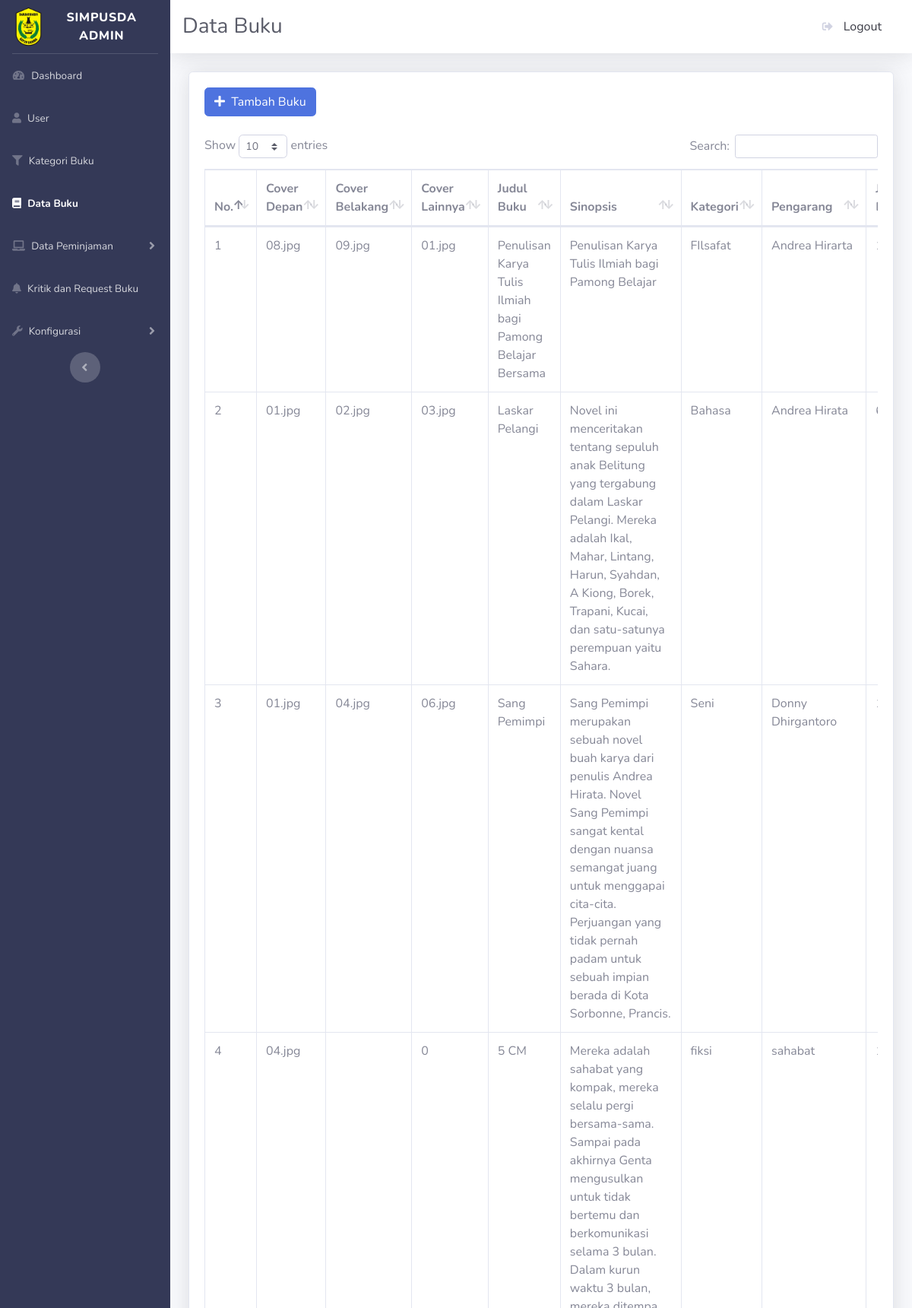
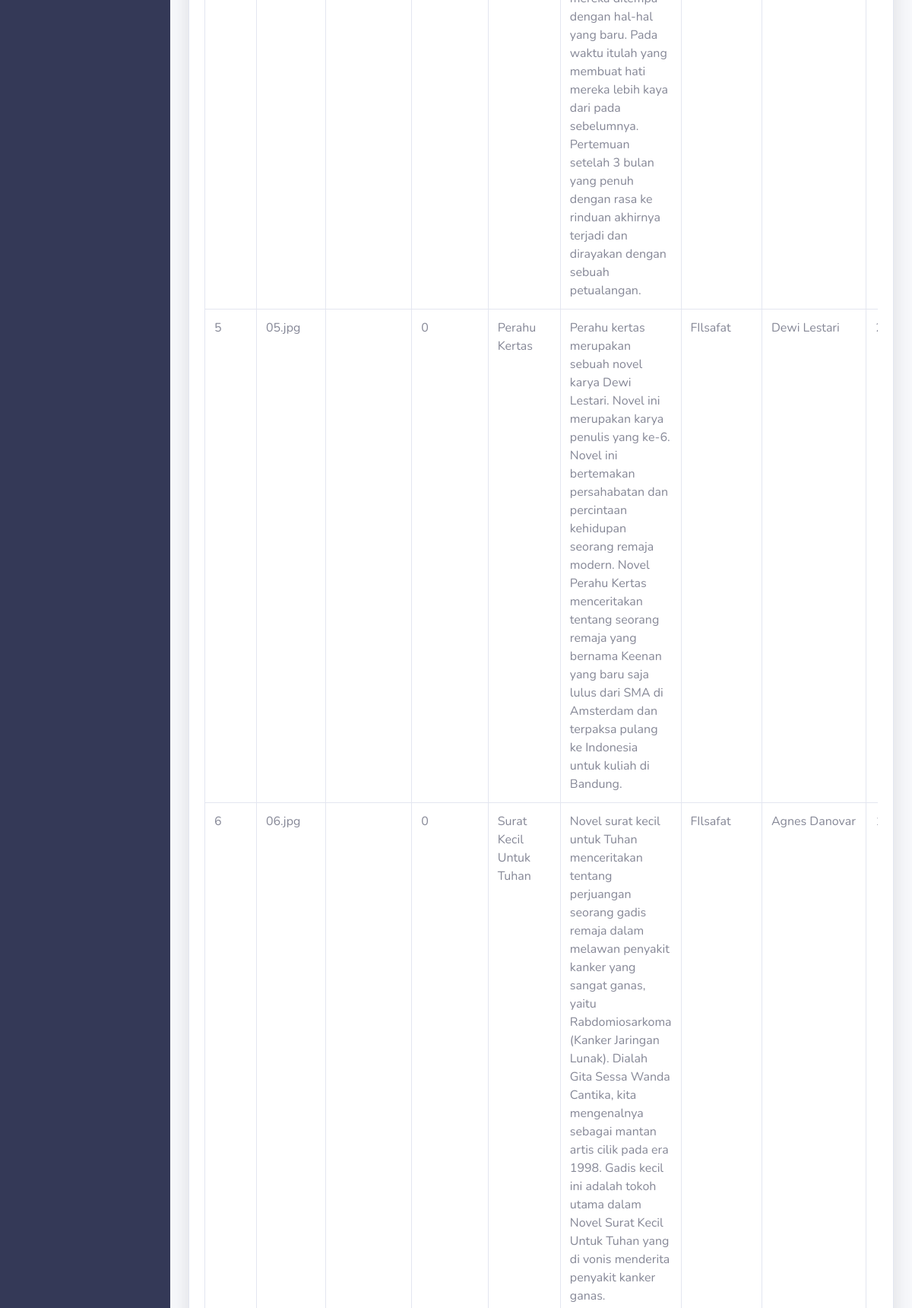
Page /admin/databuku.php (upper part) on the committed database (2 pictures, top to bottom).
### tables this page shows
CREATE TABLE `m_buku` (
  `id` int(10) UNSIGNED NOT NULL,
  `foto` varchar(255) NOT NULL,
  `cover_belakang` varchar(255) NOT NULL,
  `cover_lainnya` varchar(255) NOT NULL,
  `judul_buku` varchar(255) NOT NULL,
  `sinopsis` text NOT NULL,
  `m_kategori_id` int(10) UNSIGNED NOT NULL,
  `pengarang` varchar(255) DEFAULT NULL,
  `jumlah_buku` int(10) UNSIGNED DEFAULT NULL,
  `nama_penerbit` varchar(255) NOT NULL,
  `isbn` varchar(55) DEFAULT NULL,
  `lokasi` varchar(255) DEFAULT NULL,
  `tahun` int(11) DEFAULT NULL,
  `tanggal_masuk` date DEFAULT NULL,
  `sumber` varchar(255) DEFAULT NULL,
  `harga` int(11) DEFAULT NULL,
  `l_rating_id` int(10) UNSIGNED DEFAULT NULL
);

CREATE TABLE `m_kategori` (
  `id` int(10) UNSIGNED NOT NULL,
  `nama_kategori` varchar(25) NOT NULL,
  `foto` varchar(255) NOT NULL
);

### admin/databuku.php (the view, shortened to what this page needs)
<?php
include_once("config.php");
$stmt_buku = $pdo_conn->prepare("SELECT m_buku.id, m_buku.foto,m_buku.cover_belakang, m_buku.cover_lainnya, m_buku.judul_buku, m_buku.sinopsis, m_kategori.nama_kategori, m_buku.pengarang, m_buku.jumlah_buku,
m_buku.nama_penerbit, m_buku.isbn, m_buku.lokasi, m_buku.tahun, m_buku.tanggal_masuk, m_buku.sumber, m_buku.harga
FROM m_buku INNER JOIN m_kategori ON m_buku.m_kategori_id = m_kategori.id ORDER BY id ASC");
$stmt_buku->execute();
$result_buku = $stmt_buku->fetchAll();
?>
<!DOCTYPE html>
<html lang="en">
<head>
    <link href="vendor/fontawesome-free/css/all.min.css" rel="stylesheet" type="text/css">
    <link href="css/sb-admin-2.min.css" rel="stylesheet">
    <link href="vendor/datatables/dataTables.bootstrap4.min.css" rel="stylesheet">
</head>
<body id="page-top">
    <div id="wrapper">
        <ul class="navbar-nav bg-gradient-primary sidebar sidebar-dark accordion" id="accordionSidebar">
            <a class="sidebar-brand d-flex align-items-center justify-content-center" href="index.php">
                <div class="sidebar-brand-icon">
                    <img class="logo-abbr" height="60px" src="./img/logobaru.png" alt="">
                </div>
                <div class="sidebar-brand-text mx-3">SIMPUSDA ADMIN</div>
            </a>
            <hr class="sidebar-divider my-0">
            <li class="nav-item">
                <a class="nav-link" href="index.php">
                    <i class="fas fa-fw fa-tachometer-alt"></i>
                    <span>Dashboard</span></a>
            </li>
            <li class="nav-item">
                <a class="nav-link" href="user.php">
                    <i class="fa fa-user"></i>
                    <span>User</span></a>
            </li>
            <li class="nav-item">
                <a class="nav-link" href="kategoribuku.php">
                    <i class="fa fa-filter"></i>
                    <span>Kategori Buku</span></a>
            </li>
            <li class="nav-item active">
                <a class="nav-link" href="databuku.php">
                    <i class="fa fa-book"></i>
                    <span>Data Buku</span></a>
            </li>
            <li class="nav-item">
                <a class="nav-link collapsed" href="#" data-toggle="collapse" data-target="#collapseTwo"
                    aria-expanded="true" aria-controls="collapseTwo">
                    <i class="fa fa-laptop"></i>
                    <span>Data Peminjaman</span>
                </a>
            </li>
            <li class="nav-item">
                <a class="nav-link" href="kritikdanrequest.php">
                    <i class="fa fa-bell"></i>
                    <span>Kritik dan Request Buku</span></a>
            </li>
            <li class="nav-item">
                <a class="nav-link collapsed" href="#" data-toggle="collapse" data-target="#collapseUtilities"
                    aria-expanded="true" aria-controls="collapseUtilities">
                    <i class="fa fa-wrench"></i>
                    <span>Konfigurasi</span>
                </a>
            </li>
            <div class="text-center d-none d-md-inline">
                <button class="rounded-circle border-0" id="sidebarToggle"></button>
            </div>
        </ul>
        <div id="content-wrapper" class="d-flex flex-column">
            <div id="content">
                <nav class="navbar navbar-expand navbar-light bg-white topbar mb-4 static-top shadow">
                    <h3 class="h3 mb-0 text-gray-800">Data Buku</h3>
                    <ul class="navbar-nav ml-auto">
                                <a class="dropdown-item" href="#" data-toggle="modal" data-target="#logoutModal">
                                    <i class="fas fa-sign-out-alt fa-sm fa-fw mr-2 text-gray-400"></i>
                                    Logout
                                </a>
                    </ul>
                </nav>
                <div class="container-fluid">
                    <div class="card shadow mb-4">
                        <div class="card-body">
                        <button type="button" class="btn btn-primary" data-toggle="modal" data-target="#exampleModal2">
                                    <i class="fa fa-plus"></i>&nbsp; Tambah Buku
                                </button> <br><br>
                            <div class="table-responsive">
                                <table class="table table-bordered" id="dataTable" width="100%" cellspacing="0">
                                <thead>
                                      <tr>
                                        <th scope="col">No.</th>
                                        <th scope="col">Cover Depan</th>
                                        <th scope="col">Cover Belakang</th>
                                        <th scope="col">Cover Lainnya</th>
                                        <th scope="col">Judul Buku</th>
                                        <th scope="col">Sinopsis</th>
                                        <th scope="col">Kategori</th>
                                        <th scope="col">Pengarang</th>
                                        <th scope="col">Jumlah Buku</th>
                                      </tr>
                                    </thead>
                                    <tbody>
                                      <?php
                                      $no = 1;
                                          foreach($result_buku as $user_data) {
                                          echo "<tr>";
                                          echo "<td>".$no++."</td>";
                                          echo "<td>".$user_data['foto']."</td>";
                                          echo "<td>".$user_data['cover_belakang']."</td>";
                                          echo "<td>".$user_data['cover_lainnya']."</td>";
                                          echo "<td>".$user_data['judul_buku']."</td>";
                                          echo "<td>".$user_data['sinopsis']."</td>";
                                          echo "<td>".$user_data['nama_kategori']."</td>";
                                          echo "<td>".$user_data['pengarang']."</td>";
                                          echo "<td>".$user_data['jumlah_buku']."</td>";
                                          echo "<td>
                                          <a href='editbuku.php?id=$user_data[id]'><button class='btn btn-primary' title='Edit'>
                                          <i class ='fa fa-pen'></i></button></a> &nbsp;&nbsp
                                          <a href='hapusbuku.php?id=$user_data[id]' class ='confirmation'><button class='btn btn-danger' title='Hapus'>
                                            <i class ='fa fa-trash'></i></button></a>
                                          </td>
                                          </tr>";
                                        }
                                      ?>
                                    </tbody>
                                </table>
                            </div>
                        </div>
                    </div>
                </div>
            </div>
        </div>
    </div>
</body>
</html>

### rows in the picture
m_buku: foto "08.jpg", cover_belakang "09.jpg", cover_lainnya "01.jpg", judul_buku "Penulisan Karya Tulis Ilmiah bagi Pamong Belajar Bersama", sinopsis "Penulisan Karya Tulis Ilmiah bagi Pamong Belajar", m_kategori.nama_kategori "FIlsafat", pengarang "Andrea Hirarta"
m_buku: foto "01.jpg", cover_belakang "02.jpg", cover_lainnya "03.jpg", judul_buku "Laskar Pelangi", sinopsis "Novel ini menceritakan tentang sepuluh anak Belitung yang tergabung dalam Laskar Pelangi. Mereka adalah Ikal, Mahar, Lintang, Harun, Syahdan, A Kiong, Borek, Trapani, Kucai, dan satu-satunya perempuan yaitu Sahara.", m_kategori.nama_kategori "Bahasa", pengarang "Andrea Hirata"
m_buku: foto "01.jpg", cover_belakang "04.jpg", cover_lainnya "06.jpg", judul_buku "Sang Pemimpi", sinopsis "Sang Pemimpi merupakan sebuah novel buah karya dari penulis Andrea Hirata. Novel Sang Pemimpi sangat kental dengan nuansa semangat juang untuk menggapai cita-cita. Perjuangan yang tidak pernah padam untuk sebuah impian berada di Kota Sorbonne, Prancis.", m_kategori.nama_kategori "Seni", pengarang "Donny Dhirgantoro"
m_buku: foto "04.jpg", cover_lainnya "0", judul_buku "5 CM", sinopsis "Mereka adalah sahabat yang kompak, mereka selalu pergi bersama-sama. Sampai pada akhirnya Genta mengusulkan untuk tidak bertemu dan berkomunikasi selama 3 bulan. Dalam kurun waktu 3 bulan, mereka ditempa dengan hal-hal yang baru. Pada waktu itulah yang membuat hati mereka lebih kaya dari pada sebelumnya. Pertemuan setelah 3 bulan yang penuh dengan rasa ke rinduan akhirnya terjadi dan dirayakan dengan sebuah petualangan.", m_kategori.nama_kategori "fiksi", pengarang "sahabat"
m_buku: foto "05.jpg", cover_lainnya "0", judul_buku "Perahu Kertas", sinopsis "Perahu kertas merupakan sebuah novel karya Dewi Lestari. Novel ini merupakan karya penulis yang ke-6. Novel ini bertemakan persahabatan dan percintaan kehidupan seorang remaja modern. Novel Perahu Kertas menceritakan tentang seorang remaja yang bernama Keenan yang baru saja lulus dari SMA di Amsterdam dan terpaksa pulang ke Indonesia untuk kuliah di Bandung.", m_kategori.nama_kategori "FIlsafat", pengarang "Dewi Lestari"
m_buku: foto "06.jpg", cover_lainnya "0", judul_buku "Surat Kecil Untuk Tuhan", sinopsis "Novel surat kecil untuk Tuhan menceritakan tentang perjuangan seorang gadis remaja dalam melawan penyakit kanker yang sangat ganas, yaitu Rabdomiosarkoma (Kanker Jaringan Lunak). Dialah Gita Sessa Wanda Cantika, kita mengenalnya sebagai mantan artis cilik pada era 1998. Gadis kecil ini adalah tokoh utama dalam Novel Surat Kecil Untuk Tuhan yang di vonis menderita penyakit kanker ganas.", m_kategori.nama_kategori "FIlsafat", pengarang "Agnes Danovar"
